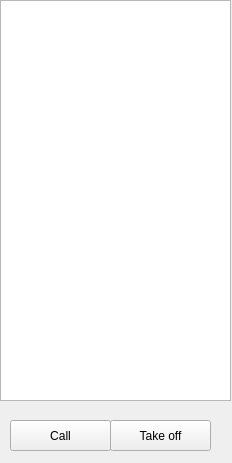
<?xml version="1.0" encoding="UTF-8"?>
<ui version="4.0">
 <class>client</class>
 <widget class="QMainWindow" name="client">
  <property name="geometry">
   <rect>
    <x>0</x>
    <y>0</y>
    <width>232</width>
    <height>463</height>
   </rect>
  </property>
  <property name="windowTitle">
   <string>client</string>
  </property>
  <widget class="QWidget" name="centralWidget">
   <widget class="QListWidget" name="clientList">
    <property name="geometry">
     <rect>
      <x>0</x>
      <y>0</y>
      <width>231</width>
      <height>401</height>
     </rect>
    </property>
   </widget>
   <widget class="QPushButton" name="callButton">
    <property name="geometry">
     <rect>
      <x>10</x>
      <y>420</y>
      <width>101</width>
      <height>31</height>
     </rect>
    </property>
    <property name="text">
     <string>Call</string>
    </property>
   </widget>
   <widget class="QPushButton" name="dropButton">
    <property name="geometry">
     <rect>
      <x>110</x>
      <y>420</y>
      <width>101</width>
      <height>31</height>
     </rect>
    </property>
    <property name="text">
     <string>Take off</string>
    </property>
   </widget>
  </widget>
 </widget>
 <layoutdefault spacing="6" margin="11"/>
 <resources/>
 <connections/>
</ui>
